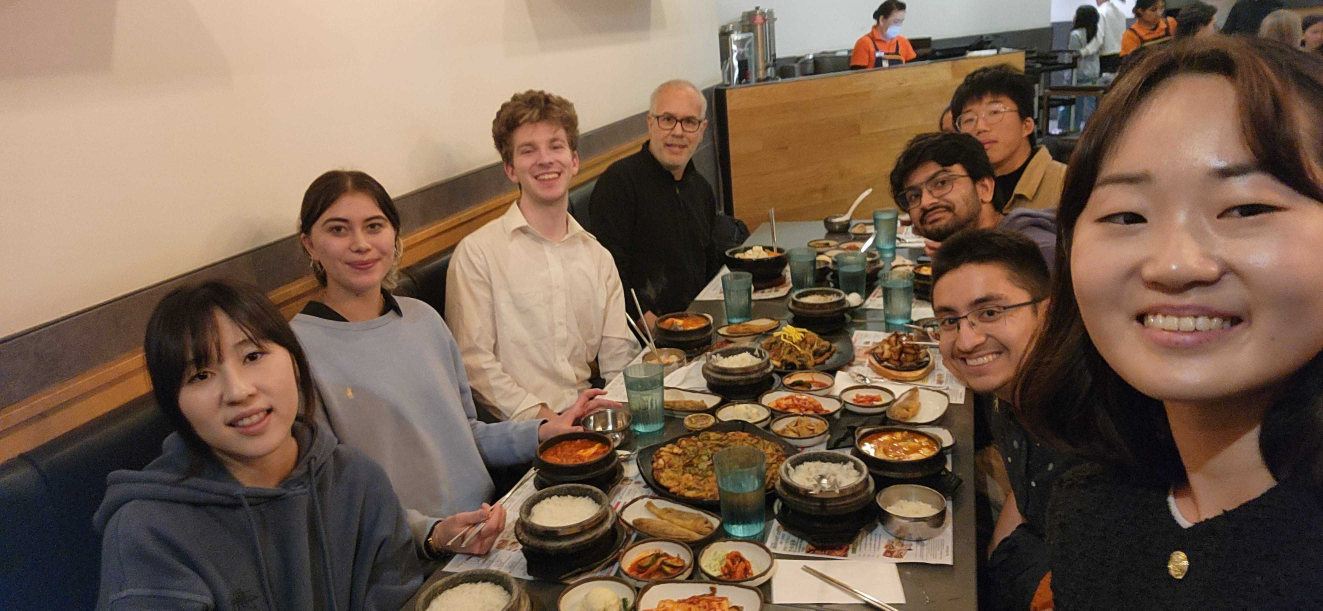
#> input picture content/gallery/gallery/2026_04_Saeyeon_UCSD_stay/Pic_3.JPG, 3968 x 1832 px, found by its file name (shown at 1/3 size)
$ python make_hero.py
#> lines starting #> are read from the running program, lines starting #| are printed output that depends on the picture
#> in render, im is the input picture: PIL image 3968x1832 RGB; mean R, G, B 120.6, 98.3, 81
#!/usr/bin/env python3
"""Crop the hero panels: the group photo, and the research renders that rotate
beside it.

    python3 scripts/make_hero.py

Writes assets/media/headers/hero_center.jpg and hero_side_1..N.jpg, which
content/home/hero_card.md points at. The side images are cycled by
assets/js/hero_slideshow.js.

This does the pixel work CSS cannot: an optical zoom onto the interesting part
of each render, and a crop to the panel's aspect ratio. Everything is driven by
the tables below — add a dict to SIDES and re-run to add a slide.
"""
from __future__ import annotations

import os
import sys

from PIL import Image, ImageEnhance

Image.MAX_IMAGE_PIXELS = None       # some sources are very large print artwork

ROOT = os.path.dirname(os.path.dirname(os.path.abspath(__file__)))
HEADERS = os.path.join(ROOT, "assets", "media", "headers")
QUALITY = 84

# CSS scales these with object-fit: cover, so they need the right aspect ratio
# and enough resolution for a retina screen, not exact pixel sizes.
SIDE_SIZE = (520, 880)      # tall, matching the height of the centre panel
CENTER_SIZE = (1240, 880)   # roughly the shape the middle panel occupies

CENTER = {
    "image": "Pic_3.jpg",   # group photo (the un-padded original)
    "zoom": 1.0,
    "focus": (0.5, 0.5),
    "bias": 0.5,
}

# Rotated through, in order.
#
# `bias` matters more than it looks: these renders are roughly 3.4:1 while the
# panel is 0.6:1, so a crop that fills the frame keeps only a narrow vertical
# band of the source, and `bias` decides which band — i.e. what the slide is of.
# Fitting the whole figure into the panel instead was tried and rejected: it
# leaves the object small between filled bands, and no fill matches the source
# gradient closely enough to hide the join.
SIDES = [
    {
        "image": "smpb_fhiaims11.png",   # continuum solvation
        # Centred on the molecule inside its isosurface.
        "zoom": 1.0,
        "focus": (0.5, 0.5),
        "bias": 0.545,
        "brightness": 1.02,
    },
    {
        "image": "qmmm_3.png",           # electrified interface
        # Zoomed and shifted right to clear the dark background outside this
        # render's white ellipse, which otherwise shows as a grey corner.
        "zoom": 1.15,
        "focus": (0.5, 0.5),
        "bias": 0.87,
        "brightness": 1.02,
    },
    {
        "image": "co2_electrolyzer.jpg",  # CO2 electrolyser cover artwork
        # Landscape artwork in a tall panel: centred on the cell stack.
        "zoom": 1.0,
        "focus": (0.5, 0.5),
        "bias": 0.5,
    },
]


def zoom_in(im: Image.Image, factor: float, focus: tuple[float, float]) -> Image.Image:
    """Crop to 1/factor of the frame around `focus`: an optical zoom."""
    if factor <= 1.0:
        return im
    w, h = im.width / factor, im.height / factor
    cx, cy = im.width * focus[0], im.height * focus[1]
    left = min(max(cx - w / 2, 0), im.width - w)
    top = min(max(cy - h / 2, 0), im.height - h)
    return im.crop((int(left), int(top), int(left + w), int(top + h)))


def cover(im: Image.Image, size: tuple[int, int], bias: float) -> Image.Image:
    """Scale to fill `size`, cropping the overflow. `bias` chooses which part of
    an over-wide image survives: 0 the left edge, 1 the right."""
#> called with size = (1240, 880), bias = 0.5
    tw, th = size
    scale = max(tw / im.width, th / im.height)
#> scale = 0.48
    im = im.resize((max(tw, round(im.width * scale)),
                    max(th, round(im.height * scale))), Image.LANCZOS)
#> im: PIL image 1906x880 RGB
    b = min(max(bias, 0.0), 1.0)
    left = int(round((im.width - tw) * b))
#> left = 333
    top = int(round((im.height - th) * 0.5))
#> top = 0
    return im.crop((left, top, left + tw, top + th))
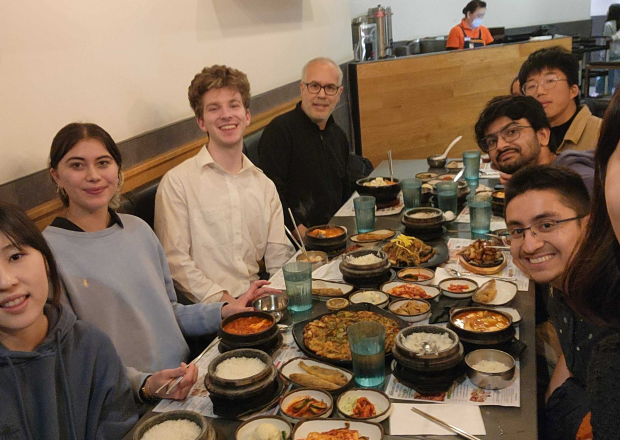
#> returned value: PIL image 1240x880 RGB (shown at 1/2 size); mean R, G, B 123.8, 101.6, 81.8


def render(cfg: dict, size: tuple[int, int], out_name: str) -> bool:
    src = os.path.join(HEADERS, cfg["image"])
    if not os.path.exists(src):
        print(f"!! missing {src}", file=sys.stderr)
        return False
    im = Image.open(src).convert("RGB")
    im = zoom_in(im, cfg.get("zoom", 1.0), cfg.get("focus", (0.5, 0.5)))
    im = cover(im, size, cfg.get("bias", 0.5))
    if cfg.get("brightness", 1.0) != 1.0:
        im = ImageEnhance.Brightness(im).enhance(cfg["brightness"])
    dest = os.path.join(HEADERS, out_name)
    im.save(dest, "JPEG", quality=QUALITY, optimize=True, progressive=True)
    print(f"  {out_name:<20} {im.size[0]}x{im.size[1]}  "
          f"{os.path.getsize(dest) // 1024:>4} KB   <- {cfg['image']}")
#|   hero_center.jpg      1240x880   195 KB   <- Pic_3.jpg
    return True


def main() -> int:
    ok = render(CENTER, CENTER_SIZE, "hero_center.jpg")
    for i, cfg in enumerate(SIDES, start=1):
        ok = render(cfg, SIDE_SIZE, f"hero_side_{i}.jpg") and ok
#> call 2 of render, with size = (520, 880), out_name = 'hero_side_1.jpg'
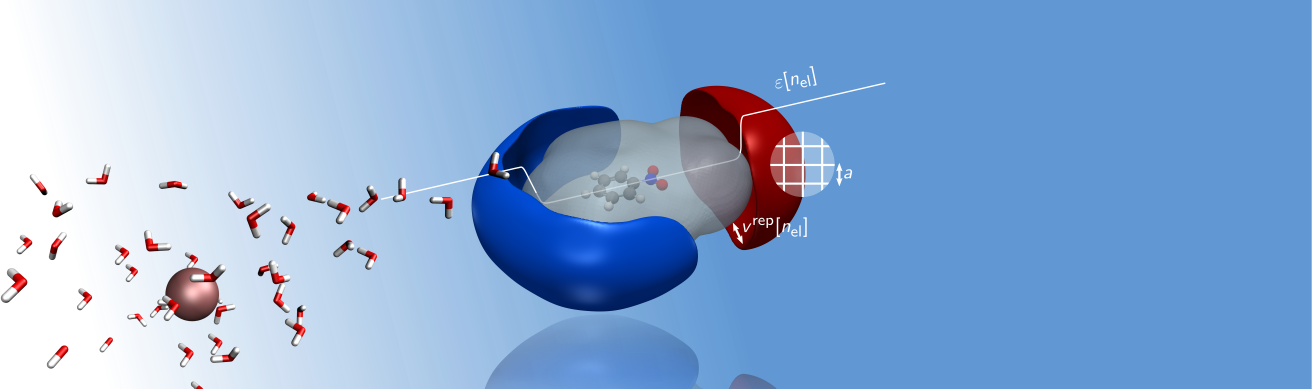
#> input picture public_backup/img/headers/smpb_fhiaims11.png, 5253 x 1554 px, found by its file name (shown at 1/4 size)
#> call 2 of cover, with size = (520, 880), bias = 0.545
#> in cover (call 2), `return im.crop((left, top, left + tw, top + th))`:
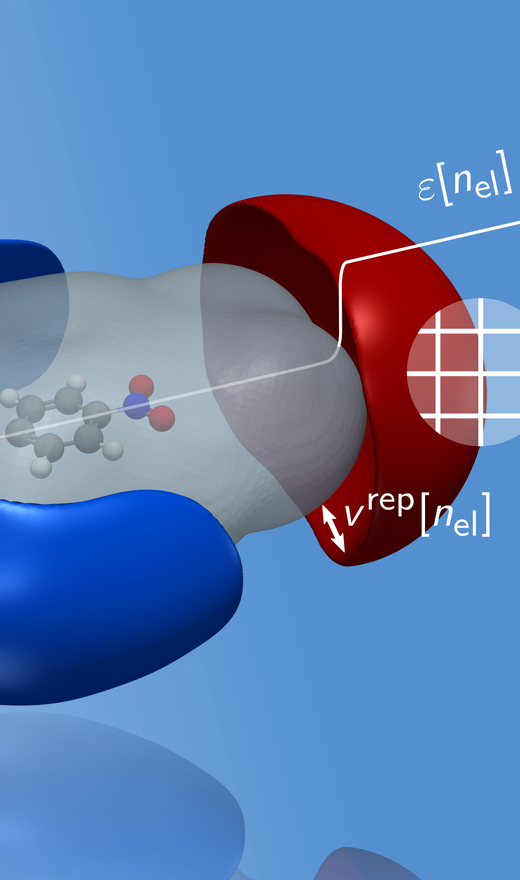
#> returned value: PIL image 520x880 RGB; mean R, G, B 94.2, 125.4, 175.3
#|   hero_side_1.jpg      520x880    30 KB   <- smpb_fhiaims11.png
#> pass 3 of the loop in main, `for i, cfg in enumerate(SIDES, start=1):`:
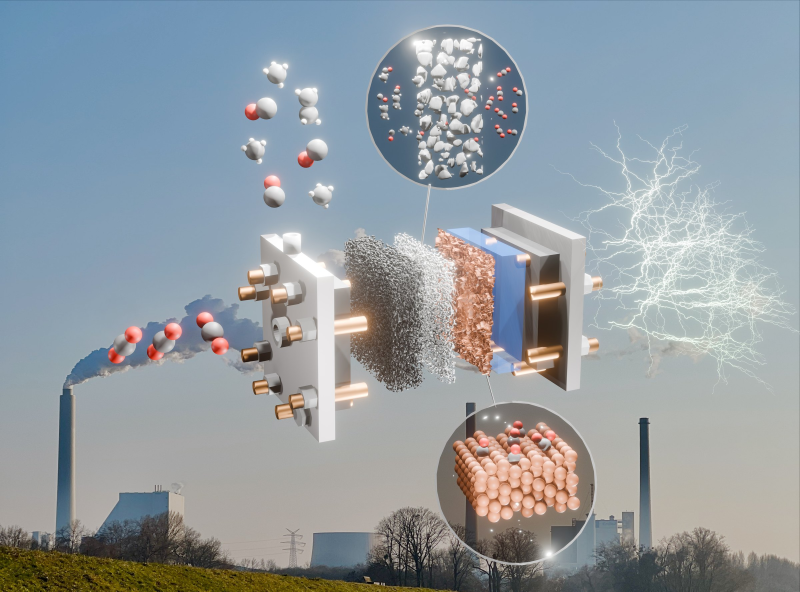
#> input picture assets/media/headers/co2_electrolyzer.jpg, 2400 x 1775 px (shown at 1/3 size)
#> in render, im is the input picture: PIL image 2400x1775 RGB; mean R, G, B 146.9, 155.7, 161.7
#> in cover (call 3), `return im.crop((left, top, left + tw, top + th))`:
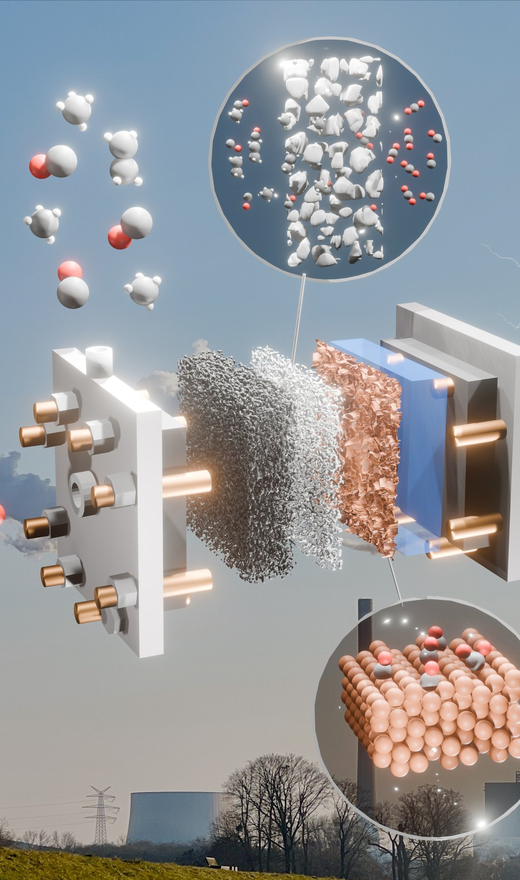
#> returned value: PIL image 520x880 RGB; mean R, G, B 149, 151.2, 154.5
#|   hero_side_3.jpg      520x880    76 KB   <- co2_electrolyzer.jpg

    # Drop slides left over from a longer list, so the folder matches SIDES.
    i = len(SIDES) + 1
    while os.path.exists(os.path.join(HEADERS, f"hero_side_{i}.jpg")):
        os.remove(os.path.join(HEADERS, f"hero_side_{i}.jpg"))
        print(f"  removed stale hero_side_{i}.jpg")
        i += 1

    # The old two-sided layout's files.
    for stale in ("hero_left.jpg", "hero_right.jpg"):
        p = os.path.join(HEADERS, stale)
        if os.path.exists(p):
            os.remove(p)
            print(f"  removed {stale} (superseded by hero_side_*.jpg)")

    if ok:
        print(f"\n  {len(SIDES)} slides — list them in content/home/hero_card.md")
    return 0 if ok else 1


if __name__ == "__main__":
#> (the run stopped early here; a loop or call above may not have finished)
